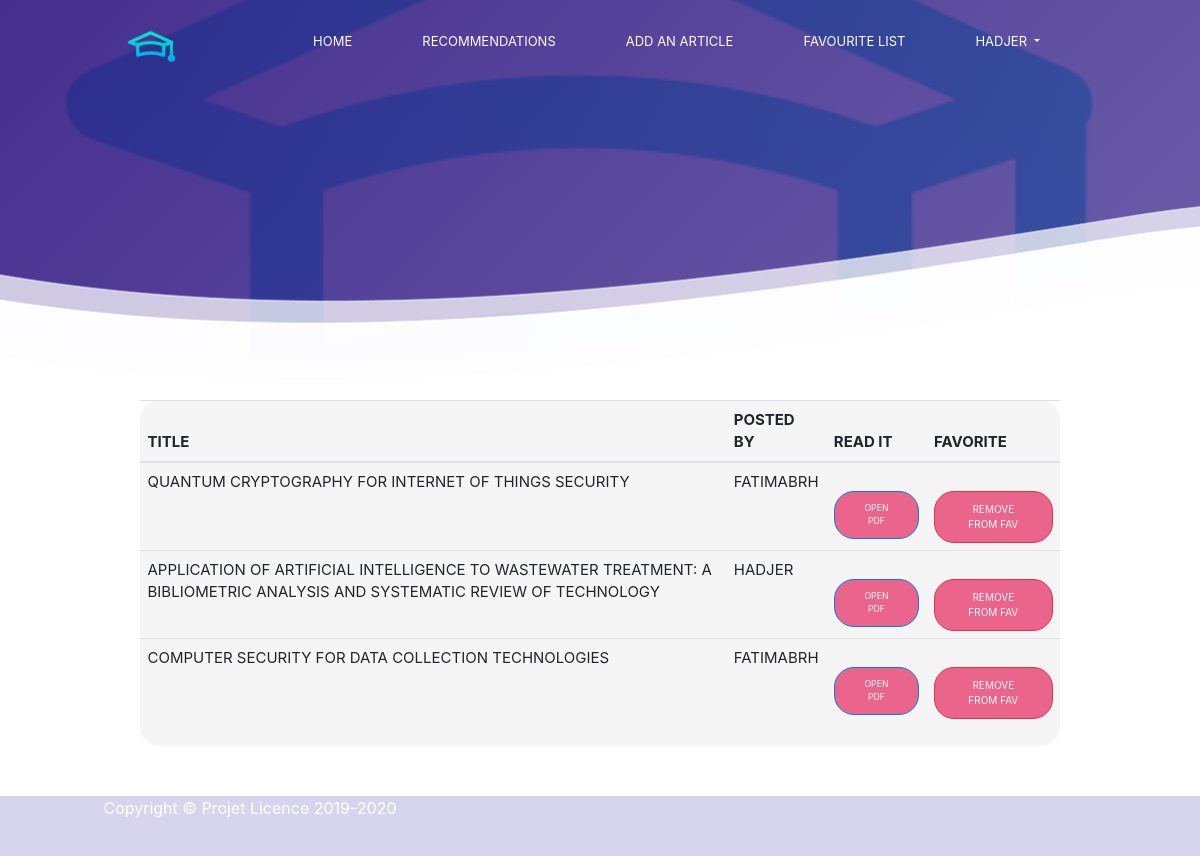
Page /articl/favourites/ (signed in) on the committed database.
### articl/models.py (models this page shows, shortened)
class ArticlPub(models.Model):
    ArticlTYPE=(
      ('1','Research Article'),
      ('2','Research Paper'),
      ('3','Review Paper'),
      ('4','Review Article'),
      ('5','Peer-Reviewed Articles'),
    )
    DOMAINE=(
        ('1','Computer Hardware'),
        ('2','Computer Networking'),
        ('3','Computer Software'),
        ('4','Cloud computing'),
        ('5','Cyber Security and Ethical Hacking'),
        ('6','Data Science and Data Analysis'),
        ('7','Programming Language'),
        ('8','Artificial intelligence'),
        ('9','Operating system'),
        ('10','Web Development'),
        ('11','Web Designing'),
        ('12','Graphics design'),
        ('13','Network Analytics and testing'),
        ('14','Robotics'),
        ('15','others field'),
        )
    user = models.ForeignKey(settings.AUTH_USER_MODEL, on_delete=models.CASCADE)
    titre=models.CharField(max_length=500)
    resumé=models.CharField(max_length=2000, blank=True)
    keywords=models.CharField(max_length=500, blank=True)
    maison_ed=models.CharField(max_length=500,blank=True)
    typeArticl=models.CharField(max_length=100,blank=False,choices=ArticlTYPE)
    path=models.FileField(blank=True,null=True,upload_to='chapter/%Y/')
    auteurEcrit = models.ManyToManyField(Profile, blank=True, null=True)
    favourite = models.ManyToManyField(User,related_name='favourite', blank=True)
    timestamp = models.DateField(auto_now=False, auto_now_add=True)
    domaineArt=models.CharField(max_length=100,choices=DOMAINE,blank=False,default='Computer Software ')

### articl/views.py (the view)
# urls.py: path('favourites/',views.favourite_list,name='favourite_list'),
@login_required
def favourite_list(request):
    user= request.user
    favourite_articls=user.favourite.all()
    context={
        'favourite_articls':favourite_articls,
    }
    return render(request,'favourite_list.html',context)

### articl/templates/favourite_list.html (shortened to what this page needs)
{%  extends 'base.html' %}
{% load static %}
{%  block content %}
<div class="container"  style="padding-bottom:50px" >
  <div id="content">
      <table class="table mb-0">
        <thead>
          <tr>
            <th>Title</th>
            <th>Posted by</th>
            <th>Read it</th>
            <th>Favorite</th>
          </tr>
        </thead>
        <tbody>
            {% for favourite_articl in favourite_articls %}
            <tr>
                <td>{{favourite_articl.titre}} </td>
                <td>{{favourite_articl.user}} </td>
                <td><a href="{{favourite_articl.path.url}}" class="btn btn-primary btn-sm" target="_blank"> Open pdf </a>
                </td>
                <td>
                    <a href=" {% url 'articl:favourite'  pk=favourite_articl.pk  %} ">
                        <button type="button" class="btn btn-danger"> Remove from fav</button>
                    </a>
                </td>
            </tr>
          {% endfor %}
        </tbody>
    </table>
  </div>
</div>
{% endblock %}

### templates/base.html (shortened to what this page needs)
{% load static %}
<!doctype html>
<html lang="en">
<head>
    <link rel="stylesheet" href="https://stackpath.bootstrapcdn.com/bootstrap/4.3.1/css/bootstrap.min.css">
    <link rel="stylesheet" href="https://cdn.jsdelivr.net/npm/bootstrap-select@1.13.14/dist/css/bootstrap-select.min.css">
    <link href="https://unpkg.com/ionicons@4.5.10-0/dist/css/ionicons.min.css" rel="stylesheet">
    <link rel="stylesheet" type="text/css" href="{% static 'css/styles.css' %}"  >
</head>
<body>
    {% if user.is_authenticated %}
    <header>
        <div class="container">
            <nav>
                    <div class="nav-brand">
                        <a href="{%  url 'home:home'  %}">
                            <img src="{% static 'image/logo.png' %}" alt="" >
                        </a>
                    </div>
                    <ul class="nav-list">
                            <li class="nav-item">
                                <a class="nav-link" href="{%  url 'home:home'  %}">Home</a>
                            </li>
                            <li class="nav-item">
                                <a class="nav-link" href="{%  url 'articl:recommandation'  %}">RECOMMENDATIONS</a>
                            </li>
                            <li class="nav-item">
                                <a class="nav-link" href="{%  url 'articl:postarticl'  %}"> Add an article </a>
                            </li>
                            <li class="nav-item">
                                <a class="nav-link" href="{%  url 'articl:favourite_list'  %}"> Favourite list</a>
                            </li>
                            <li class="nav-item dropdown">
                                <a class="nav-link dropdown-toggle" href="#" id="navbarDropdown" role="button" data-toggle="dropdown" aria-haspopup="true" aria-expanded="false">
                                  {{user.username}}
                                </a>
                              </li>
                    </ul>
            </nav>
        </div>
    </header>
    <section class="hero">
    </section>
   {% endif %}
    <section class="experience">
        <div class="container">
            {% block content %}
            {% endblock %}
         </div>
    </section>
    <div class="footer ">
        <div class="footer-content">
            <p >Copyright &copy; Projet Licence 2019-2020</p>
        </div>
    </div>
</body>
</html>

### static/css/styles.css (style rules this page uses)
*, *::before, *::after { margin: 0; padding: 0; box-sizing: inherit; }
html { font-family: 'Nunito', sans-serif; font-size: 10px; box-sizing: border-box; }
a { text-decoration: none; font-size: 1.5rem; }
ul { list-style: none; }
p { width:500px; font-size: 1.6rem; }
img { width: 150%; height: auto; }
section { padding: 5rem 0; font-size: 1.5rem; }
.footer { background:#d7d4ed; position:relative; left: 0; bottom: 0; width: 100%; color: white; text-align: center; height:60px; }
header { width: 100%; height: 5rem; position:absolute; top:0; left:0; z-index: 1; }
.container { height:100%; width: 100%; max-width: 98rem; margin: 0 auto; padding: 0 1.5rem; font-size: 1.5rem; }
nav { width: 100%; display: flex; align-self: center; justify-content: space-between; padding: 2rem 0; }
.nav-brand { width: 2rem; }
.nav-list { width: 25rem; height: 100vh; background-color: #d7d4ed; position: fixed; top: 0; right: -26rem ; display: flex; flex-direction: column; align-items: center; justify-content: center; z-index: 1500; transition: all 650ms ease-in-out; }
.nav-item { margin: 1.5rem 0; }
.nav-link { font-size:1.6rem ; text-transform: uppercase; color: rgba(0, 0, 0, .7); }
.hero { width: 100%; height: 45vh; background:linear-gradient(135deg,rgba(49, 24, 131, 0.9),rgba(72,56, 149, 0.8) 100%), url( '../image/logo.png') center no-repeat ; background-size:cover ; position: relative; }
.hero::before { content: ""; position: absolute; left: 0; bottom:0 ; width: 100%; height: 4.7rem; background: url('../image/wave-small.png')center no-repeat; background-size: cover; }
.btn { background-color: #eb648c; border-radius: 2rem; color: #fafafa; display: inline-block; margin-top:2rem ; padding: 1rem 2.5rem; text-transform: uppercase; transition: background-color 650ms; }
.experience { padding: 0; }
@media screen and (min-width:470px) { .hero::before { height: 9.4rem; background: url("../image/wave-medium.png"); background-size: cover; } }
@media screen and (min-width:700px) { header { height: 8rem; } }
@media screen and (min-width:700px) { .nav-brand { width: 3.5rem; } }
@media screen and (min-width:700px) { .nav-list { width: initial; height: initial; background-color: transparent; position: initial; top: initial; right: initial; display: flex; flex-direction: row; transition: initial; } }
@media screen and (min-width:700px) { .nav-item { margin: 0 2.5rem; } }
@media screen and (min-width:700px) { .nav-link, .current { color: #fafafa; position: relative; font-size: 1.3rem; } }
@media screen and (min-width:700px) { .nav-link::before, .current::before { content: ""; position: absolute; left: 0; bottom: -.5rem; background-color: #eb648c; width: 100%; height: 2px; transform: scaleX(0); transform-origin: left; transform: tranform 650ms; } }
@media screen and (min-width:900px) { .hero::before { height: 22.7rem; background: url("../image/wave-large.png"); background-size: cover; } }
@media screen and (min-width:1200px) { .hero { height: 50vh; } }

### articl/templates/favourite_list.html (style rules this page uses)
#content { background-color:whitesmoke; border-radius: 2rem; text-transform: uppercase; transition: background-color 650ms; padding-bottom:20px; }

### rows in the picture
ArticlPub: titre "QUANTUM CRYPTOGRAPHY FOR INTERNET OF THINGS SECURITY", user "FATIMABRH"
ArticlPub: titre "APPLICATION OF ARTIFICIAL INTELLIGENCE TO WASTEWATER TREATMENT: A BIBLIOMETRIC ANALYSIS AND SYSTEMATIC REVIEW OF TECHNOLOGY", user "HADJER"
ArticlPub: titre "COMPUTER SECURITY FOR DATA COLLECTION TECHNOLOGIES", user "FATIMABRH"

### other values in the picture
{{ user.username }} "HADJER"
